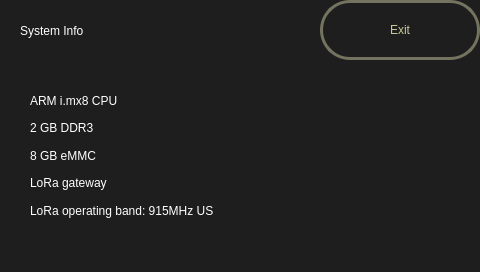
<?xml version="1.0" encoding="UTF-8"?>
<ui version="4.0">
 <class>InfoScreen</class>
 <widget class="QDialog" name="InfoScreen">
  <property name="geometry">
   <rect>
    <x>0</x>
    <y>0</y>
    <width>480</width>
    <height>272</height>
   </rect>
  </property>
  <property name="minimumSize">
   <size>
    <width>480</width>
    <height>272</height>
   </size>
  </property>
  <property name="maximumSize">
   <size>
    <width>480</width>
    <height>272</height>
   </size>
  </property>
  <property name="baseSize">
   <size>
    <width>480</width>
    <height>272</height>
   </size>
  </property>
  <property name="windowTitle">
   <string>Dialog</string>
  </property>
  <property name="styleSheet">
   <string notr="true">background-color: rgba(30, 30, 30, 255);</string>
  </property>
  <widget class="QLabel" name="label">
   <property name="geometry">
    <rect>
     <x>20</x>
     <y>10</y>
     <width>291</width>
     <height>41</height>
    </rect>
   </property>
   <property name="styleSheet">
    <string notr="true">color: rgba(255, 255, 255, 255);
font: 24px &quot;DejaVu Sans&quot;;</string>
   </property>
   <property name="text">
    <string>System Info</string>
   </property>
  </widget>
  <widget class="QPushButton" name="exitButton">
   <property name="geometry">
    <rect>
     <x>320</x>
     <y>0</y>
     <width>160</width>
     <height>60</height>
    </rect>
   </property>
   <property name="minimumSize">
    <size>
     <width>160</width>
     <height>60</height>
    </size>
   </property>
   <property name="maximumSize">
    <size>
     <width>160</width>
     <height>60</height>
    </size>
   </property>
   <property name="focusPolicy">
    <enum>Qt::NoFocus</enum>
   </property>
   <property name="styleSheet">
    <string notr="true">color: rgba(200, 200, 150, 255);
background: qradialgradient(cx:.4, cy:.2, radius:1, fx:.5, fy:.3, stop:.2 rgba(70, 70, 70, 255), stop:.9 rgba(20, 20, 20, 255));
border-style: solid;
border-width: 3px;
border-radius: 30px;
border-color: rgba(115, 115, 95, 255);
font: 18px &quot;DejaVu Sans&quot;;</string>
   </property>
   <property name="text">
    <string>Exit</string>
   </property>
  </widget>
  <widget class="QWidget" name="layoutWidget">
   <property name="geometry">
    <rect>
     <x>30</x>
     <y>90</y>
     <width>305</width>
     <height>131</height>
    </rect>
   </property>
   <layout class="QVBoxLayout" name="verticalLayout">
    <item>
     <widget class="QLabel" name="label_2">
      <property name="styleSheet">
       <string notr="true">color: rgba(255, 255, 255, 255);
font: 18px &quot;DejaVu Sans&quot;;</string>
      </property>
      <property name="text">
       <string>ARM i.mx8 CPU</string>
      </property>
     </widget>
    </item>
    <item>
     <widget class="QLabel" name="label_3">
      <property name="styleSheet">
       <string notr="true">color: rgba(255, 255, 255, 255);
font: 18px &quot;DejaVu Sans&quot;;</string>
      </property>
      <property name="text">
       <string>2 GB DDR3</string>
      </property>
     </widget>
    </item>
    <item>
     <widget class="QLabel" name="label_4">
      <property name="styleSheet">
       <string notr="true">color: rgba(255, 255, 255, 255);
font: 18px &quot;DejaVu Sans&quot;;</string>
      </property>
      <property name="text">
       <string>8 GB eMMC</string>
      </property>
     </widget>
    </item>
    <item>
     <widget class="QLabel" name="label_5">
      <property name="styleSheet">
       <string notr="true">color: rgba(255, 255, 255, 255);
font: 18px &quot;DejaVu Sans&quot;;</string>
      </property>
      <property name="text">
       <string>LoRa gateway</string>
      </property>
     </widget>
    </item>
    <item>
     <widget class="QLabel" name="label_6">
      <property name="styleSheet">
       <string notr="true">color: rgba(255, 255, 255, 255);
font: 18px &quot;DejaVu Sans&quot;;</string>
      </property>
      <property name="text">
       <string>LoRa operating band: 915MHz US</string>
      </property>
     </widget>
    </item>
   </layout>
  </widget>
  <widget class="QLabel" name="label_7">
   <property name="geometry">
    <rect>
     <x>330</x>
     <y>210</y>
     <width>151</width>
     <height>61</height>
    </rect>
   </property>
   <property name="text">
    <string/>
   </property>
   <property name="pixmap">
    <pixmap resource="resources.qrc">:/rsrc/logo.png</pixmap>
   </property>
  </widget>
  <zorder>label_7</zorder>
  <zorder>label</zorder>
  <zorder>exitButton</zorder>
  <zorder>layoutWidget</zorder>
 </widget>
 <resources>
  <include location="resources.qrc"/>
 </resources>
 <connections>
  <connection>
   <sender>exitButton</sender>
   <signal>clicked()</signal>
   <receiver>InfoScreen</receiver>
   <slot>close()</slot>
   <hints>
    <hint type="sourcelabel">
     <x>405</x>
     <y>29</y>
    </hint>
    <hint type="destinationlabel">
     <x>401</x>
     <y>87</y>
    </hint>
   </hints>
  </connection>
 </connections>
</ui>
